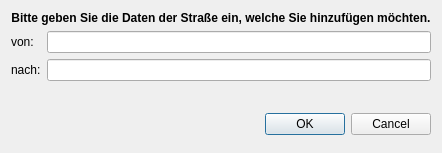
<?xml version="1.0" encoding="UTF-8"?>
<ui version="4.0">
 <class>DialogStreet</class>
 <widget class="QDialog" name="DialogStreet">
  <property name="geometry">
   <rect>
    <x>0</x>
    <y>0</y>
    <width>425</width>
    <height>153</height>
   </rect>
  </property>
  <property name="windowTitle">
   <string>Dialog</string>
  </property>
  <layout class="QFormLayout" name="formLayout">
   <item row="0" column="0" colspan="2">
    <widget class="QLabel" name="label">
     <property name="font">
      <font>
       <weight>75</weight>
       <bold>true</bold>
      </font>
     </property>
     <property name="text">
      <string>Bitte geben Sie die Daten der Straße ein, welche Sie hinzufügen möchten.</string>
     </property>
     <property name="alignment">
      <set>Qt::AlignCenter</set>
     </property>
    </widget>
   </item>
   <item row="1" column="0">
    <widget class="QLabel" name="label_4">
     <property name="font">
      <font>
       <pointsize>9</pointsize>
      </font>
     </property>
     <property name="text">
      <string>von:</string>
     </property>
    </widget>
   </item>
   <item row="1" column="1">
    <widget class="QLineEdit" name="LE_von"/>
   </item>
   <item row="2" column="0">
    <widget class="QLabel" name="label_5">
     <property name="font">
      <font>
       <pointsize>9</pointsize>
      </font>
     </property>
     <property name="text">
      <string>nach:</string>
     </property>
    </widget>
   </item>
   <item row="2" column="1">
    <widget class="QLineEdit" name="LE_nach"/>
   </item>
   <item row="3" column="0" colspan="2">
    <spacer name="horizontalSpacer_3">
     <property name="orientation">
      <enum>Qt::Horizontal</enum>
     </property>
     <property name="sizeHint" stdset="0">
      <size>
       <width>404</width>
       <height>20</height>
      </size>
     </property>
    </spacer>
   </item>
   <item row="4" column="0" colspan="2">
    <widget class="QDialogButtonBox" name="buttonBox">
     <property name="orientation">
      <enum>Qt::Horizontal</enum>
     </property>
     <property name="standardButtons">
      <set>QDialogButtonBox::Cancel|QDialogButtonBox::Ok</set>
     </property>
    </widget>
   </item>
  </layout>
 </widget>
 <resources/>
 <connections>
  <connection>
   <sender>buttonBox</sender>
   <signal>accepted()</signal>
   <receiver>DialogStreet</receiver>
   <slot>accept()</slot>
   <hints>
    <hint type="sourcelabel">
     <x>248</x>
     <y>254</y>
    </hint>
    <hint type="destinationlabel">
     <x>157</x>
     <y>274</y>
    </hint>
   </hints>
  </connection>
  <connection>
   <sender>buttonBox</sender>
   <signal>rejected()</signal>
   <receiver>DialogStreet</receiver>
   <slot>reject()</slot>
   <hints>
    <hint type="sourcelabel">
     <x>316</x>
     <y>260</y>
    </hint>
    <hint type="destinationlabel">
     <x>286</x>
     <y>274</y>
    </hint>
   </hints>
  </connection>
 </connections>
</ui>
